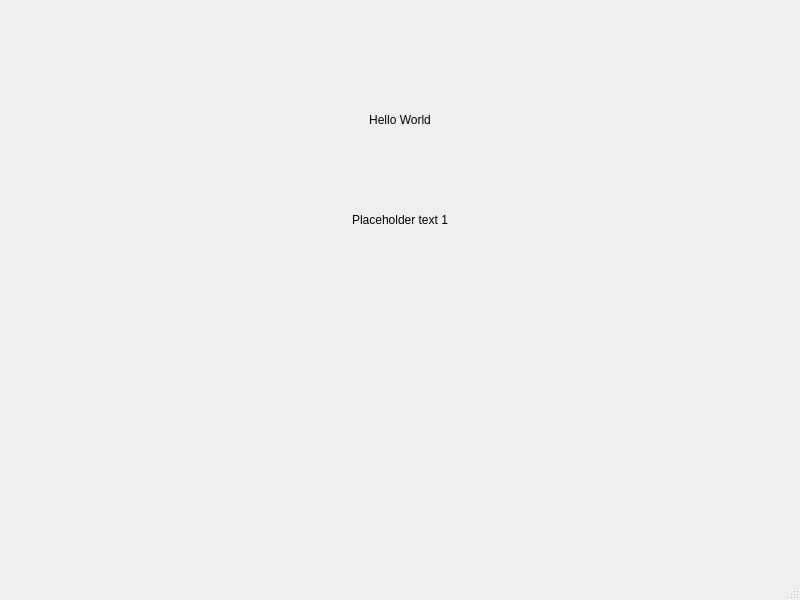
<?xml version="1.0" encoding="UTF-8"?>
<ui version="4.0">
 <class>MainWindow</class>
 <widget class="QMainWindow" name="MainWindow">
  <property name="geometry">
   <rect>
    <x>0</x>
    <y>0</y>
    <width>800</width>
    <height>600</height>
   </rect>
  </property>
  <property name="windowTitle">
   <string>MainWindow</string>
  </property>
  <widget class="QWidget" name="centralwidget">
   <widget class="QLabel" name="label1">
    <property name="geometry">
     <rect>
      <x>100</x>
      <y>100</y>
      <width>600</width>
      <height>40</height>
     </rect>
    </property>
    <property name="text">
     <string>Hello World</string>
    </property>
    <property name="alignment">
     <set>Qt::AlignCenter</set>
    </property>
   </widget>
 <widget class="QLabel" name="label2">
    <property name="geometry">
     <rect>
      <x>100</x>
      <y>200</y>
      <width>600</width>
      <height>40</height>
     </rect>
    </property>
	   <property name="text">
	    <string>Placeholder text 1</string>
	 </property>
    <property name="alignment">
     <set>Qt::AlignCenter</set>
    </property>
   </widget>

  </widget>
  <widget class="QMenuBar" name="menubar">
   <property name="geometry">
    <rect>
     <x>0</x>
     <y>0</y>
     <width>800</width>
     <height>30</height>
    </rect>
   </property>
  </widget>
  <widget class="QStatusBar" name="statusbar"/>
 </widget>
 <resources/>
 <connections/>
</ui>
